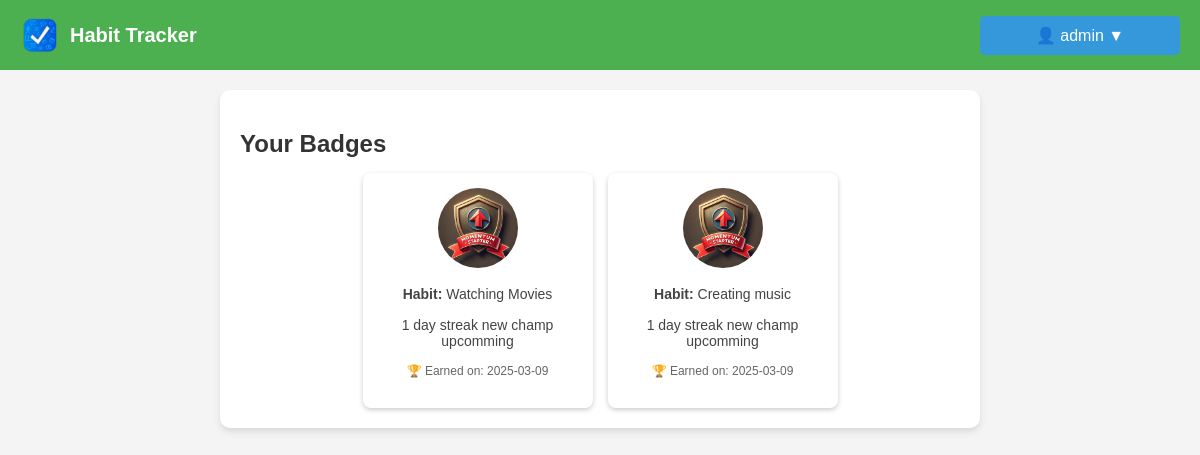
Page /badges (signed in) on the earlier database version.
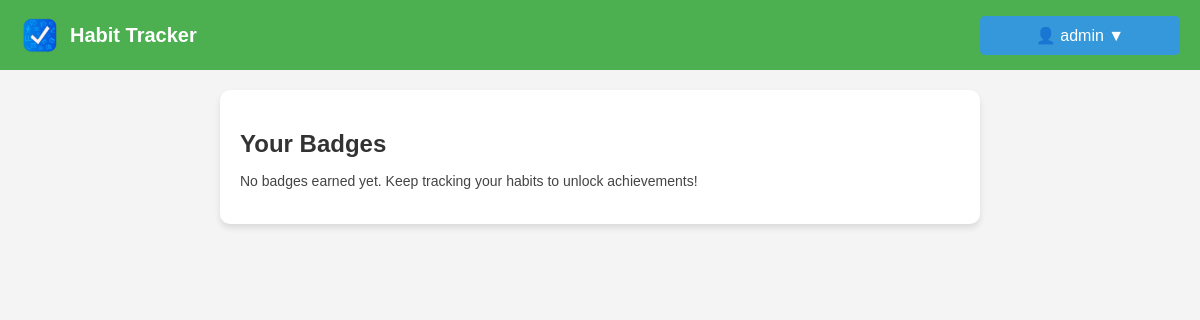
Same page on the later database version.
### models.py (models this page shows, shortened)
class UserBadge(db.Model):
    id = db.Column(db.Integer, primary_key=True)
    user_id = db.Column(db.Integer, db.ForeignKey('user.id'), nullable=False)
    habit_id = db.Column(db.Integer, db.ForeignKey('activity.id'), nullable=False)
    badge_id = db.Column(db.Integer, db.ForeignKey('badge.id'), nullable=False)
    awarded_at = db.Column(db.DateTime, default=datetime.utcnow)
    user = db.relationship('User', backref=db.backref('earned_badges', lazy=True))
    badge = db.relationship('Badge', backref=db.backref('awarded_to', lazy=True))

class Badge(db.Model):
    id = db.Column(db.Integer, primary_key=True)
    name = db.Column(db.String(100), nullable=False, unique=True)  # Badge name
    description = db.Column(db.Text, nullable=True)  # Description
    streak_required = db.Column(db.Integer, nullable=False)  # Streak condition
    created_at = db.Column(db.DateTime, default=datetime.utcnow)
    image_filename = db.Column(db.String(255), nullable=False)

class Activity(db.Model):
    id = db.Column(db.Integer, primary_key=True)
    name = db.Column(db.String(120), nullable=False)
    user_id = db.Column(db.Integer, db.ForeignKey('user.id'), nullable=False)
    streak = db.Column(db.Integer, default=0)
    last_completed = db.Column(db.DateTime, default=None)

### routes.py (the view)
@main_bp.route('/badges')
def badges():
    if 'user_id' not in session:
        flash("You need to log in first.", "danger")
        return redirect(url_for('main.login'))
    user_id = session['user_id']
    user_badges = UserBadge.query.filter_by(user_id=user_id).all()
    for badge in user_badges:
        badge.badge.name_escaped = json.dumps(badge.badge.name)
        badge.badge.description_escaped = json.dumps(badge.badge.description)
        badge.habit = Activity.query.get(badge.habit_id)
    return render_template('badges.html', username=session['username'], badges=user_badges)

### templates/badges.html (shortened to what this page needs)
<!DOCTYPE html>
<html lang="en">
  <head>
    <link
      rel="stylesheet"
      href="{{ url_for('static', filename='styles.css') }}"
    />
  </head>
  <body>
    <nav class="navbar">
      <div class="logo">
        <img
          src="{{ url_for('static', filename='logo.png') }}"
          alt="Habit Tracker Logo"
        />
        <span class="app-name">Habit Tracker</span>
      </div>
      <div class="nav-buttons">
        <div class="dropdown">
          <button class="dropbtn">👤 {{ session['username'] }} ▼</button>
        </div>
      </div>
    </nav>
    <div class="container">
      <h2>Your Badges</h2>
      {% if badges %}
      <div class="badge-grid">
        {% for badge in badges %}
        <div
          class="badge-card"
          onclick="openBadgeModal('{{ badge.badge.name }}', '{{ badge.badge.description }}', '{{ url_for('static', filename='badges/' + badge.badge.image_filename) }}', '{{ badge.habit.name }}')"
        >
          <img
            src="{{ url_for('static', filename='badges/' + badge.badge.image_filename) }}"
            alt="{{ badge.badge.name }}"
            title="{{ badge.badge.name }}"
            class="badge-img"
          />
          <p><strong>Habit:</strong> {{ badge.habit.name }}</p>
          <p>{{ badge.badge.description }}</p>
          <p class="badge-earned">
            🏆 Earned on: {{ badge.awarded_at.strftime('%Y-%m-%d') }}
          </p>
        </div>
        {% endfor %}
      </div>
      {% else %}
      <p>
        No badges earned yet. Keep tracking your habits to unlock achievements!
      </p>
      {% endif %}
    </div>
  </body>
</html>

Differences in the rows shown:
removed UserBadge: image_filename (picture), habit.name "Watching Movies", badge.description "1 day streak new champ upcomming", awarded_at "2025-03-09"
removed UserBadge: image_filename (picture), habit.name "Creating music", badge.description "1 day streak new champ upcomming", awarded_at "2025-03-09"
Other differences:
text now shown: "No badges earned yet. Keep tracking your habits to unlock achievements!"
